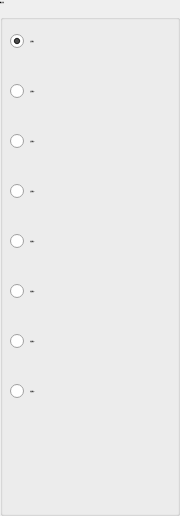
           <widget class="QGroupBox" name="groupBoxOutModule">
            <property name="sizePolicy">
             <sizepolicy hsizetype="Fixed" vsizetype="Preferred">
              <horstretch>0</horstretch>
              <verstretch>0</verstretch>
             </sizepolicy>
            </property>
            <property name="minimumSize">
             <size>
              <width>180</width>
              <height>0</height>
             </size>
            </property>
            <property name="maximumSize">
             <size>
              <width>180</width>
              <height>16777215</height>
             </size>
            </property>
            <property name="font">
             <font>
              <family>微软雅黑</family>
              <pointsize>-1</pointsize>
              <weight>50</weight>
              <italic>false</italic>
              <bold>false</bold>
             </font>
            </property>
            <property name="title">
             <string>模块选择</string>
            </property>
            <layout class="QVBoxLayout" name="verticalLayoutOutModule">
             <property name="spacing">
              <number>0</number>
             </property>
             <property name="margin">
              <number>7</number>
             </property>
             <item>
              <widget class="xRadioButton" name="radioOMain">
               <property name="minimumSize">
                <size>
                 <width>160</width>
                 <height>50</height>
                </size>
               </property>
               <property name="maximumSize">
                <size>
                 <width>16777215</width>
                 <height>50</height>
                </size>
               </property>
               <property name="font">
                <font>
                 <family>微软雅黑</family>
                 <pointsize>-1</pointsize>
                 <weight>50</weight>
                 <italic>false</italic>
                 <bold>false</bold>
                </font>
               </property>
               <property name="focusPolicy">
                <enum>Qt::NoFocus</enum>
               </property>
               <property name="text">
                <string>主控模块</string>
               </property>
               <property name="checked">
                <bool>true</bool>
               </property>
              </widget>
             </item>
             <item>
              <widget class="xRadioButton" name="radioOMain_2">
               <property name="minimumSize">
                <size>
                 <width>160</width>
                 <height>50</height>
                </size>
               </property>
               <property name="maximumSize">
                <size>
                 <width>16777215</width>
                 <height>50</height>
                </size>
               </property>
               <property name="font">
                <font>
                 <family>微软雅黑</family>
                 <pointsize>-1</pointsize>
                 <weight>50</weight>
                 <italic>false</italic>
                 <bold>false</bold>
                </font>
               </property>
               <property name="focusPolicy">
                <enum>Qt::NoFocus</enum>
               </property>
               <property name="text">
                <string>主控模块2</string>
               </property>
               <property name="checked">
                <bool>false</bool>
               </property>
              </widget>
             </item>
             <item>
              <widget class="xRadioButton" name="radioOMain_3">
               <property name="minimumSize">
                <size>
                 <width>160</width>
                 <height>50</height>
                </size>
               </property>
               <property name="maximumSize">
                <size>
                 <width>16777215</width>
                 <height>50</height>
                </size>
               </property>
               <property name="font">
                <font>
                 <family>微软雅黑</family>
                 <pointsize>-1</pointsize>
                 <weight>50</weight>
                 <italic>false</italic>
                 <bold>false</bold>
                </font>
               </property>
               <property name="focusPolicy">
                <enum>Qt::NoFocus</enum>
               </property>
               <property name="text">
                <string>主控模块3</string>
               </property>
               <property name="checked">
                <bool>false</bool>
               </property>
              </widget>
             </item>
             <item>
              <widget class="xRadioButton" name="radioOMain_4">
               <property name="minimumSize">
                <size>
                 <width>160</width>
                 <height>50</height>
                </size>
               </property>
               <property name="maximumSize">
                <size>
                 <width>16777215</width>
                 <height>50</height>
                </size>
               </property>
               <property name="font">
                <font>
                 <family>微软雅黑</family>
                 <pointsize>-1</pointsize>
                 <weight>50</weight>
                 <italic>false</italic>
                 <bold>false</bold>
                </font>
               </property>
               <property name="focusPolicy">
                <enum>Qt::NoFocus</enum>
               </property>
               <property name="text">
                <string>主控模块4</string>
               </property>
               <property name="checked">
                <bool>false</bool>
               </property>
              </widget>
             </item>
             <item>
              <widget class="xRadioButton" name="radioOM1">
               <property name="minimumSize">
                <size>
                 <width>160</width>
                 <height>50</height>
                </size>
               </property>
               <property name="maximumSize">
                <size>
                 <width>16777215</width>
                 <height>50</height>
                </size>
               </property>
               <property name="font">
                <font>
                 <family>微软雅黑</family>
                 <pointsize>-1</pointsize>
                 <weight>50</weight>
                 <italic>false</italic>
                 <bold>false</bold>
                </font>
               </property>
               <property name="focusPolicy">
                <enum>Qt::NoFocus</enum>
               </property>
               <property name="text">
                <string>扩展模块1</string>
               </property>
               <property name="checked">
                <bool>false</bool>
               </property>
              </widget>
             </item>
             <item>
              <widget class="xRadioButton" name="radioOM2">
               <property name="minimumSize">
                <size>
                 <width>160</width>
                 <height>50</height>
                </size>
               </property>
               <property name="maximumSize">
                <size>
                 <width>16777215</width>
                 <height>50</height>
                </size>
               </property>
               <property name="font">
                <font>
                 <family>微软雅黑</family>
                 <pointsize>-1</pointsize>
                 <weight>50</weight>
                 <italic>false</italic>
                 <bold>false</bold>
                </font>
               </property>
               <property name="focusPolicy">
                <enum>Qt::NoFocus</enum>
               </property>
               <property name="text">
                <string>扩展模块2</string>
               </property>
               <property name="checked">
                <bool>false</bool>
               </property>
              </widget>
             </item>
             <item>
              <widget class="xRadioButton" name="radioOM3">
               <property name="minimumSize">
                <size>
                 <width>160</width>
                 <height>50</height>
                </size>
               </property>
               <property name="maximumSize">
                <size>
                 <width>16777215</width>
                 <height>50</height>
                </size>
               </property>
               <property name="font">
                <font>
                 <family>微软雅黑</family>
                 <pointsize>-1</pointsize>
                 <weight>50</weight>
                 <italic>false</italic>
                 <bold>false</bold>
                </font>
               </property>
               <property name="focusPolicy">
                <enum>Qt::NoFocus</enum>
               </property>
               <property name="text">
                <string>扩展模块3</string>
               </property>
              </widget>
             </item>
             <item>
              <widget class="xRadioButton" name="radioOM4">
               <property name="minimumSize">
                <size>
                 <width>160</width>
                 <height>50</height>
                </size>
               </property>
               <property name="maximumSize">
                <size>
                 <width>16777215</width>
                 <height>50</height>
                </size>
               </property>
               <property name="font">
                <font>
                 <family>微软雅黑</family>
                 <pointsize>-1</pointsize>
                 <weight>50</weight>
                 <italic>false</italic>
                 <bold>false</bold>
                </font>
               </property>
               <property name="focusPolicy">
                <enum>Qt::NoFocus</enum>
               </property>
               <property name="text">
                <string>扩展模块4</string>
               </property>
              </widget>
             </item>
             <item>
              <spacer name="verticalSpacerOmSel">
               <property name="orientation">
                <enum>Qt::Vertical</enum>
               </property>
               <property name="sizeType">
                <enum>QSizePolicy::Expanding</enum>
               </property>
               <property name="sizeHint" stdset="0">
                <size>
                 <width>20</width>
                 <height>90</height>
                </size>
               </property>
              </spacer>
             </item>
            </layout>
           </widget>
